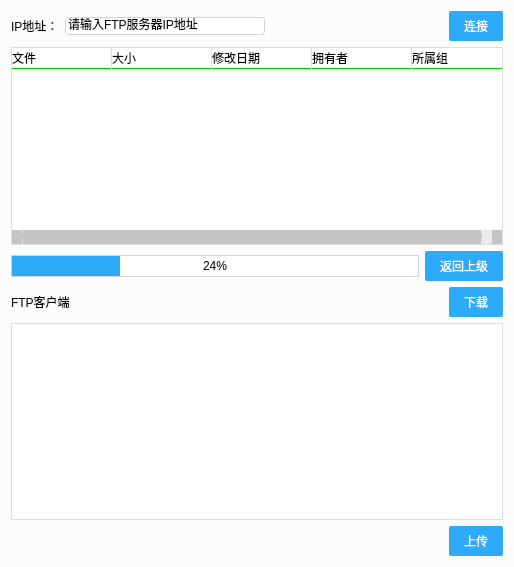
<?xml version="1.0" encoding="UTF-8"?>
<ui version="4.0">
 <class>MainWindow</class>
 <widget class="QMainWindow" name="MainWindow">
  <property name="geometry">
   <rect>
    <x>0</x>
    <y>0</y>
    <width>514</width>
    <height>567</height>
   </rect>
  </property>
  <property name="windowTitle">
   <string>FTP客户端</string>
  </property>
  <property name="styleSheet">
   <string notr="true">QWidget:focus{outline: none;}
.QWidget{background-color:rgba(255,255,255,200);}
QWidget:focus{outline: none;}/*remove all  QWidget's focus border*/
/*文本框样式*/
QTimeEdit,QDoubleSpinBox,QSpinBox,QLineEdit{background:white;border:1px groove lightgray; border-radius:2px}
/*QLineEdit:focus{background:white;border:1px groove lightgray; border-radius:2px}*/

/*定义所有按钮的样式*/
QPushButton{
	background-color:#2dabf9;
	border-radius:2px;
	border-color:#2dabf9;
	font-size:12px;
	color:#ffffff;
	padding: 6px 15px;
}

QPushButton:pressed{
	background-color:#0061a7;
	border-color:#0061a7;
}

QPushButton::disabled{
	background-color:#B8B8B8;
}
/*进度条样式*/
QProgressBar{
	border: 1px solid lightgray;
	border-radius:1px;
	text-align:center;
	height:20px;
}

QProgressBar::chunk{
	background-color: #2dabf9;
	width: 12px;
	/*margin:0.5px;*/
}

/*tablewidget 样式*/
QTreeView,QTableView , QTableWidget{
	selection-background-color:#44c767;
	background-color:white;
	border:1px solid #E0DDDC;
	gridline-color:lightgray;
}
/*表头样式*/
QHeaderView::section{
	background-color:white;
	border:0px solid #E0DDDC;
	border-bottom:1px solid #00cc00;
	border-right:1px solid #E0DDDC;
	height:20px;
	/*color: #E0DDDC;*/
} 
/*水平滚动条样式*/

QScrollBar:horizontal
{
	
	height:14px;
	border:0px solid #eee9e9;
	margin:0px;
	padding-left:10px;
	padding-right:10px;
}
/*滚动手柄样式*/
QScrollBar::handle:horizontal
{
	height:14px;
	border-radius:6px;
	background:#C4C4C4;
	border:1px solid #C4C4C4;
}

/*上翻页，下翻页按钮样式*/
QScrollBar::add-line:horizontal
{
	width:30px;
	background:#C4C4C4;
	subcontrol-position:right;
}
QScrollBar::sub-line:horizontal
{
	width:30px;
	background:#C4C4C4;
	subcontrol-position:left;
}

/*左右空白滚动条出颜色*/
QScrollBar::add-page:horizontal
{
	background:#EAEAEA;
}

QScrollBar::sub-page:horizontal
{
	background:#EAEAEA;
}


QScrollBar::up-arrow:horizontal
{
	height:30px;
	min-width:50px;
}
QScrollBar::down-arrow:horizontal
{
	height:30px;
	min-width:50px;
}


/*垂直滚动条样式-BEGIN*/
QScrollBar:vertical
{
	width:14px;
	border:0px solid #eee9e9;
	margin:0px;
	padding-top:10px;
	padding-bottom:10px;
}
QScrollBar::handle:vertical
{
	width:14px;
	border-radius:6px;
	background:#C4C4C4;
	border:1px solid #C4C4C4;
}

QScrollBar::add-line:vertical
{
	height:10px;
	background:#C4C4C4;
	subcontrol-position:bottom;
}
QScrollBar::sub-line:vertical
{
	height:10px;
	background:#C4C4C4;
	subcontrol-position:top;
}
QScrollBar::add-page:vertical
{
	background:#EAEAEA;
}

QScrollBar::sub-page:vertical
{
	background:#EAEAEA;
}
QScrollBar::up-arrow:vertical
{
	max-height:16px;
	min-width:17px;
}
QScrollBar::down-arrow:vertical
{
	/*border-style:outset;*/
}
/*垂直滚动条样式-END*/</string>
  </property>
  <widget class="QWidget" name="centralWidget">
   <layout class="QGridLayout" name="gridLayout">
    <item row="0" column="0">
     <layout class="QVBoxLayout" name="verticalLayout">
      <item>
       <layout class="QHBoxLayout" name="horizontalLayout_7"/>
      </item>
      <item>
       <layout class="QVBoxLayout" name="verticalLayout_2">
        <item>
         <layout class="QHBoxLayout" name="horizontalLayout_8">
          <property name="spacing">
           <number>10</number>
          </property>
          <item>
           <layout class="QHBoxLayout" name="horizontalLayout_6">
            <item>
             <widget class="QLabel" name="label_2">
              <property name="text">
               <string>IP地址：</string>
              </property>
             </widget>
            </item>
            <item>
             <widget class="QLineEdit" name="ftpServerLineEdit">
              <property name="minimumSize">
               <size>
                <width>200</width>
                <height>0</height>
               </size>
              </property>
              <property name="text">
               <string>请输入FTP服务器IP地址</string>
              </property>
             </widget>
            </item>
           </layout>
          </item>
          <item>
           <spacer name="horizontalSpacer_3">
            <property name="orientation">
             <enum>Qt::Horizontal</enum>
            </property>
            <property name="sizeHint" stdset="0">
             <size>
              <width>40</width>
              <height>20</height>
             </size>
            </property>
           </spacer>
          </item>
          <item>
           <widget class="QPushButton" name="connectButton">
            <property name="text">
             <string>连接</string>
            </property>
           </widget>
          </item>
         </layout>
        </item>
       </layout>
      </item>
      <item>
       <widget class="QTreeWidget" name="fileList">
        <property name="selectionMode">
         <enum>QAbstractItemView::ExtendedSelection</enum>
        </property>
        <column>
         <property name="text">
          <string>文件</string>
         </property>
        </column>
        <column>
         <property name="text">
          <string>大小</string>
         </property>
        </column>
        <column>
         <property name="text">
          <string>修改日期</string>
         </property>
        </column>
        <column>
         <property name="text">
          <string>拥有者</string>
         </property>
        </column>
        <column>
         <property name="text">
          <string>所属组</string>
         </property>
        </column>
       </widget>
      </item>
      <item>
       <layout class="QHBoxLayout" name="horizontalLayout">
        <item>
         <widget class="QProgressBar" name="progressBar">
          <property name="value">
           <number>24</number>
          </property>
         </widget>
        </item>
        <item>
         <widget class="QPushButton" name="cdToParentButton">
          <property name="text">
           <string>返回上级</string>
          </property>
         </widget>
        </item>
       </layout>
      </item>
      <item>
       <layout class="QHBoxLayout" name="horizontalLayout_2">
        <item>
         <widget class="QLabel" name="label">
          <property name="text">
           <string>FTP客户端</string>
          </property>
         </widget>
        </item>
        <item>
         <spacer name="horizontalSpacer">
          <property name="orientation">
           <enum>Qt::Horizontal</enum>
          </property>
          <property name="sizeHint" stdset="0">
           <size>
            <width>40</width>
            <height>20</height>
           </size>
          </property>
         </spacer>
        </item>
        <item>
         <widget class="QPushButton" name="downloadButton">
          <property name="text">
           <string>下载</string>
          </property>
         </widget>
        </item>
       </layout>
      </item>
      <item>
       <widget class="QTreeView" name="treeView">
        <property name="selectionMode">
         <enum>QAbstractItemView::ExtendedSelection</enum>
        </property>
       </widget>
      </item>
      <item>
       <layout class="QHBoxLayout" name="horizontalLayout_3">
        <item>
         <spacer name="horizontalSpacer_2">
          <property name="orientation">
           <enum>Qt::Horizontal</enum>
          </property>
          <property name="sizeHint" stdset="0">
           <size>
            <width>40</width>
            <height>20</height>
           </size>
          </property>
         </spacer>
        </item>
        <item>
         <widget class="QPushButton" name="uploadButton">
          <property name="text">
           <string>上传</string>
          </property>
         </widget>
        </item>
       </layout>
      </item>
     </layout>
    </item>
   </layout>
  </widget>
 </widget>
 <layoutdefault spacing="6" margin="11"/>
 <resources/>
 <connections/>
</ui>
